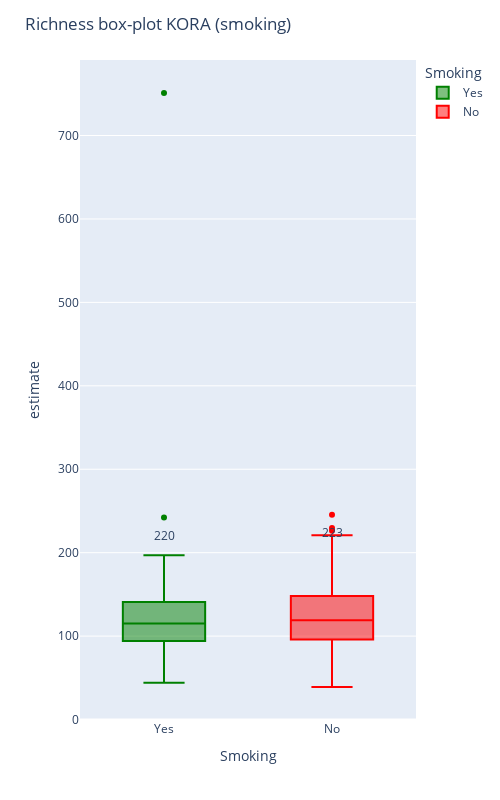

Here is the notebook cell this chart was saved with:
### Code cell
# Prepare allergy_df equivalent for smoking
smoking_df = filtered_kora_matched_df[['W_str']].copy()
smoking_df.index = filtered_kora_matched_df.index.astype(int)

# Prepare richness dataframe
rich_df = pd.DataFrame(sum_dict)
rich_df.index = rich_df["sample_names"].astype(int)

# Join smoking info to richness dataframe
rich_df = rich_df.join(smoking_df)
rich_df.rename(columns={'W_str': 'Smoking'}, inplace=True)

# Count frequency of each smoking group
value_counts = rich_df['Smoking'].value_counts()

# Create boxplot
fig = px.box(rich_df, x="Smoking", y="estimate", color="Smoking",
             color_discrete_sequence=["green", "red"])

annotations = []
for index, count in value_counts.items():
    annotations.append(
        go.layout.Annotation(
            x=index,
            y=count + 1,
            text=str(count),
            showarrow=False,
            font=dict(size=12),
        )
    )

fig.update_layout(
    title="Richness box-plot KORA (smoking)",
    width=500,
    height=800,
    annotations=annotations
)
fig.show()
# fig.write_image("plots/png/richness_KORA_smoking.png")

### Figure 1 — Plotly figure (JSON) as saved in the notebook; plotly's stock layout.template omitted (floating-point values rounded to 4 significant figures; data arrays with more than 128 entries replaced by an {"elided": "..."} marker saying what was removed)
{"data": [{"alignmentgroup": "True", "hovertemplate": "Smoking=%{x}<br>estimate=%{y}<extra></extra>", "legendgroup": "Yes", "marker": {"color": "green"}, "name": "Yes", "notched": false, "offsetgroup": "Yes", "orientation": "v", "showlegend": true, "type": "box", "x": {"elided": "220 str values"}, "x0": " ", "xaxis": "x", "y": {"elided": "220 float values"}, "y0": " ", "yaxis": "y"}, {"alignmentgroup": "True", "hovertemplate": "Smoking=%{x}<br>estimate=%{y}<extra></extra>", "legendgroup": "No", "marker": {"color": "red"}, "name": "No", "notched": false, "offsetgroup": "No", "orientation": "v", "showlegend": true, "type": "box", "x": {"elided": "223 str values"}, "x0": " ", "xaxis": "x", "y": {"elided": "223 float values"}, "y0": " ", "yaxis": "y"}], "layout": {"annotations": [{"font": {"size": 12}, "showarrow": false, "text": "223", "x": "No", "y": 224}, {"font": {"size": 12}, "showarrow": false, "text": "220", "x": "Yes", "y": 221}], "boxmode": "overlay", "height": 800, "legend": {"title": {"text": "Smoking"}, "tracegroupgap": 0}, "margin": {"t": 60}, "title": {"text": "Richness box-plot KORA (smoking)"}, "width": 500, "xaxis": {"anchor": "y", "categoryarray": ["Yes", "No"], "categoryorder": "array", "domain": [0, 1], "title": {"text": "Smoking"}}, "yaxis": {"anchor": "x", "domain": [0, 1], "title": {"text": "estimate"}}}}
